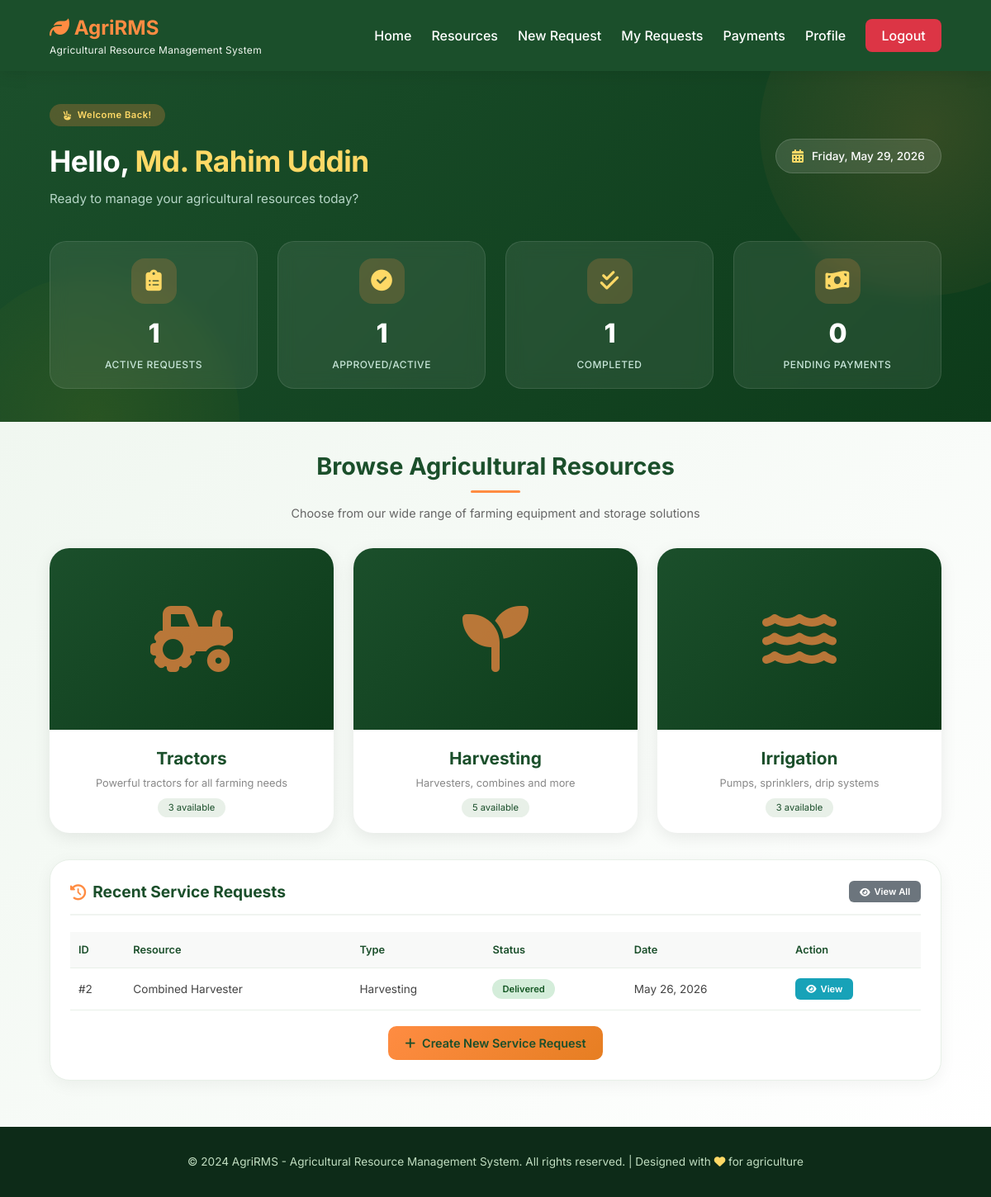
Page /client/dashboard.php (signed in) on the committed database.
### tables this page shows
CREATE TABLE `users` (
  `id` int(11) NOT NULL AUTO_INCREMENT,
  `full_name` varchar(50) NOT NULL,
  `email` varchar(100) NOT NULL,
  `password` varchar(255) NOT NULL,
  `phone` varchar(15) DEFAULT NULL,
  `address` text DEFAULT NULL,
  `role` enum('Admin','Client') DEFAULT 'Client',
  `created_at` timestamp NOT NULL DEFAULT current_timestamp(),
  PRIMARY KEY (`id`),
  UNIQUE KEY `email` (`email`)
);

CREATE TABLE `service_requests` (
  `id` int(11) NOT NULL AUTO_INCREMENT,
  `user_id` int(11) NOT NULL,
  `resource_id` int(11) NOT NULL,
  `delivery_id` int(11) DEFAULT NULL,
  `rental_duration` enum('Daily','Weekly','Monthly') NOT NULL,
  `quantity` int(11) NOT NULL DEFAULT 1,
  `start_date` date NOT NULL,
  `end_date` date NOT NULL,
  `total_rental_cost` decimal(10,2) NOT NULL,
  `delivery_cost` decimal(10,2) DEFAULT 0.00,
  `total_cost` decimal(10,2) NOT NULL,
  `delivery_address` text NOT NULL,
  `delivery_district` varchar(50) NOT NULL,
  `delivery_upazila` varchar(50) DEFAULT NULL,
  `special_instructions` text DEFAULT NULL,
  `request_status` enum('Pending','Approved','Processing','Delivered','Returned','Cancelled') DEFAULT 'Pending',
  `payment_status` enum('Pending','Paid','Partial') DEFAULT 'Pending',
  `payment_id` int(11) DEFAULT NULL,
  `approved_by` int(11) DEFAULT NULL,
  `approved_at` datetime DEFAULT NULL,
  `delivered_at` datetime DEFAULT NULL,
  `returned_at` datetime DEFAULT NULL,
  `created_at` timestamp NOT NULL DEFAULT current_timestamp(),
  `updated_at` timestamp NOT NULL DEFAULT current_timestamp() ON UPDATE current_timestamp(),
  PRIMARY KEY (`id`),
  KEY `user_id` (`user_id`),
  KEY `resource_id` (`resource_id`),
  KEY `delivery_id` (`delivery_id`),
  FOREIGN KEY (`user_id`) REFERENCES `users` (`id`) ON DELETE CASCADE,
  FOREIGN KEY (`resource_id`) REFERENCES `resources` (`id`) ON DELETE CASCADE,
  FOREIGN KEY (`delivery_id`) REFERENCES `delivery` (`id`) ON DELETE SET NULL
);

CREATE TABLE `resources` (
  `id` int(11) NOT NULL AUTO_INCREMENT,
  `name` varchar(100) NOT NULL,
  `model` varchar(100) NOT NULL,
  `type` enum('Tractor','Soil Cultivation','Planting','Irrigation','Harvesting','Hay Making','Loading','Fertilizer Dispenser','Produce Sorter','Post Harvest') NOT NULL,
  `category` varchar(50) NOT NULL,
  `description` text DEFAULT NULL,
  `manufacturer` varchar(100) DEFAULT NULL,
  `manufacturing_year` year DEFAULT NULL,
  `horsepower` int(11) DEFAULT NULL,
  `fuel_type` enum('Diesel','Petrol','Electric','Solar','Manual') DEFAULT 'Diesel',
  `daily_rate` decimal(10,2) NOT NULL,
  `weekly_rate` decimal(10,2) DEFAULT NULL,
  `monthly_rate` decimal(10,2) DEFAULT NULL,
  `security_deposit` decimal(10,2) NOT NULL DEFAULT 5000.00,
  `status` enum('Available','Rented','Under Maintenance','Out of Service') DEFAULT 'Available',
  `quantity` int(11) NOT NULL DEFAULT 1,
  `image_url` varchar(255) DEFAULT NULL,
  `created_at` timestamp NOT NULL DEFAULT current_timestamp(),
  `updated_at` timestamp NOT NULL DEFAULT current_timestamp() ON UPDATE current_timestamp(),
  PRIMARY KEY (`id`)
);

### client/dashboard.php (the view, shortened to what this page needs)
<?php
include '../database.php';
$user_id = $_SESSION['user_id'];
$user_query = "SELECT * FROM users WHERE id = $user_id";
$user_result = mysqli_query($conn, $user_query);
$user_data = mysqli_fetch_assoc($user_result);
$total_requests_query = "SELECT COUNT(*) as count FROM service_requests WHERE user_id = $user_id AND request_status IN ('Approved','Processing','Delivered')";
$total_requests_result = mysqli_query($conn, $total_requests_query);
$total_requests = $total_requests_result ? mysqli_fetch_assoc($total_requests_result)['count'] : 0;
$approved_requests_query = "SELECT COUNT(*) as count FROM service_requests WHERE user_id = $user_id AND request_status IN ('Approved','Processing','Delivered')";
$approved_requests_result = mysqli_query($conn, $approved_requests_query);
$approved_requests = $approved_requests_result ? mysqli_fetch_assoc($approved_requests_result)['count'] : 0;
$completed_requests_query = "SELECT COUNT(*) as count FROM service_requests WHERE user_id = $user_id AND request_status = 'Returned'";
$completed_requests_result = mysqli_query($conn, $completed_requests_query);
$completed_requests = $completed_requests_result ? mysqli_fetch_assoc($completed_requests_result)['count'] : 0;
$pending_payments_query = "SELECT COUNT(*) as count FROM payments WHERE user_id = $user_id AND payment_status = 'Pending'";
$pending_payments_result = mysqli_query($conn, $pending_payments_query);
$pending_payments = $pending_payments_result ? mysqli_fetch_assoc($pending_payments_result)['count'] : 0;
$machinery_count_query = "SELECT COUNT(*) as count FROM resources WHERE type = 'Tractor' AND status = 'Available'";
$machinery_count_result = mysqli_query($conn, $machinery_count_query);
$machinery_count = $machinery_count_result ? mysqli_fetch_assoc($machinery_count_result)['count'] : 0;
$storage_count_query = "SELECT COUNT(*) as count FROM resources WHERE type IN ('Post Harvest', 'Harvesting') AND status = 'Available'";
$storage_count_result = mysqli_query($conn, $storage_count_query);
$storage_count = $storage_count_result ? mysqli_fetch_assoc($storage_count_result)['count'] : 0;
$equipment_count_query = "SELECT COUNT(*) as count FROM resources WHERE type IN ('Fertilizer Dispenser', 'Produce Sorter', 'Irrigation') AND status = 'Available'";
$equipment_count_result = mysqli_query($conn, $equipment_count_query);
$equipment_count = $equipment_count_result ? mysqli_fetch_assoc($equipment_count_result)['count'] : 0;
$recent_requests_query = "SELECT sr.*, r.name as resource_name, r.type as resource_type
                          FROM service_requests sr
                          LEFT JOIN resources r ON sr.resource_id = r.id
                          WHERE sr.user_id = $user_id AND sr.request_status IN ('Approved','Processing','Delivered')
                          ORDER BY sr.created_at DESC
                          LIMIT 5";
$recent_requests = mysqli_query($conn, $recent_requests_query);
?>
<!DOCTYPE html>
<html lang="en">
<head>
    <link rel="stylesheet" href="https://cdnjs.cloudflare.com/ajax/libs/font-awesome/6.4.0/css/all.min.css">
</head>
<body>
    <header class="header">
        <div class="logo">
            <h2><i class="fas fa-leaf"></i> AgriRMS</h2>
            <p>Agricultural Resource Management System</p>
        </div>
        <nav class="nav-links">
            <a href="dashboard.php">Home</a>
            <a href="resources.php">Resources</a>
            <a href="request_service.php">New Request</a>
            <a href="my_requests.php">My Requests</a>
            <a href="payments.php">Payments</a>
            <a href="profile.php">Profile</a>
            <a href="../logout.php" class="btn-logout">Logout</a>
        </nav>
    </header>
    <div class="welcome-hero">
        <div class="welcome-content">
            <div class="welcome-top">
                <div class="welcome-greeting">
                    <div class="greeting-badge">
                        <i class="fas fa-hand-peace"></i> Welcome Back!
                    </div>
                    <h1>Hello, <span><?php echo htmlspecialchars($user_data['full_name'] ?? $_SESSION['full_name'] ?? 'User'); ?></span></h1>
                    <p>Ready to manage your agricultural resources today?</p>
                </div>
                <div class="welcome-date">
                    <i class="fas fa-calendar-alt"></i>
                    <span><?php echo date('l, F j, Y'); ?></span>
                </div>
            </div>
            <div class="welcome-stats">
                <div class="welcome-stat-item">
                    <div class="stat-icon-wrapper">
                        <i class="fas fa-clipboard-list"></i>
                    </div>
                    <div class="stat-number"><?php echo $total_requests; ?></div>
                    <div class="stat-label">Active Requests</div>
                </div>
                <div class="welcome-stat-item">
                    <div class="stat-icon-wrapper">
                        <i class="fas fa-check-circle"></i>
                    </div>
                    <div class="stat-number"><?php echo $approved_requests; ?></div>
                    <div class="stat-label">Approved/Active</div>
                </div>
                <div class="welcome-stat-item">
                    <div class="stat-icon-wrapper">
                        <i class="fas fa-check-double"></i>
                    </div>
                    <div class="stat-number"><?php echo $completed_requests; ?></div>
                    <div class="stat-label">Completed</div>
                </div>
                <div class="welcome-stat-item">
                    <div class="stat-icon-wrapper">
                        <i class="fas fa-money-bill-wave"></i>
                    </div>
                    <div class="stat-number"><?php echo $pending_payments; ?></div>
                    <div class="stat-label">Pending Payments</div>
                </div>
            </div>
        </div>
    </div>
    <div class="main-content">
        <div class="categories-section">
            <div class="section-title">
                <h2>Browse Agricultural Resources</h2>
                <p>Choose from our wide range of farming equipment and storage solutions</p>
            </div>
            <div class="categories-grid">
                <a href="request_service.php?type=Tractor" class="category-card">
                    <div class="category-image">
                    </div>
                    <div class="category-info">
                        <h3>Tractors</h3>
                        <p>Powerful tractors for all farming needs</p>
                        <span class="category-badge"><?php echo $machinery_count; ?> available</span>
                    </div>
                </a>
                <a href="request_service.php?type=Harvesting" class="category-card">
                    <div class="category-image">
                    </div>
                    <div class="category-info">
                        <h3>Harvesting</h3>
                        <p>Harvesters, combines and more</p>
                        <span class="category-badge"><?php echo $storage_count; ?> available</span>
                    </div>
                </a>
                <a href="request_service.php?type=Irrigation" class="category-card">
                    <div class="category-image">
                    </div>
                    <div class="category-info">
                        <h3>Irrigation</h3>
                        <p>Pumps, sprinklers, drip systems</p>
                        <span class="category-badge"><?php echo $equipment_count; ?> available</span>
                    </div>
                </a>
            </div>
        </div>
        <div class="card">
            <div class="card-header">
                <h3>
                    <i class="fas fa-history"></i>
                    Recent Service Requests
                </h3>
                <a href="my_requests.php" class="btn-view" style="background: #6c757d;">
                    <i class="fas fa-eye"></i> View All
                </a>
            </div>
            <div class="table-responsive">
                <?php if($recent_requests && mysqli_num_rows($recent_requests) > 0): ?>
                <table>
                    <thead>
                        <tr>
                            <th>ID</th>
                            <th>Resource</th>
                            <th>Type</th>
                            <th>Status</th>
                            <th>Date</th>
                            <th>Action</th>
                        </tr>
                    </thead>
                    <tbody>
                        <?php while($row = mysqli_fetch_assoc($recent_requests)): ?>
                        <tr>
                            <td>#<?php echo $row['id']; ?></td>
                            <td><?php echo htmlspecialchars($row['resource_name'] ?? 'N/A'); ?></td>
                            <td><?php echo htmlspecialchars($row['resource_type'] ?? 'N/A'); ?></td>
                            <td>
                                <?php
                                $status_class = 'status-pending';
                                switch($row['request_status']) {
                                    case 'Delivered': $status_class = 'status-delivered'; break;
                                }
                                ?>
                                <span class="status <?php echo $status_class; ?>">
                                    <?php echo $row['request_status']; ?>
                                </span>
                            </td>
                            <td><?php echo date('M d, Y', strtotime($row['created_at'])); ?></td>
                            <td>
                                <a href="view_request.php?id=<?php echo $row['id']; ?>" class="btn-view">
                                    <i class="fas fa-eye"></i> View
                                </a>
                            </td>
                        </tr>
                        <?php endwhile; ?>
                    </tbody>
                </table>
                <?php endif; ?>
            </div>
            <div style="margin-top: 1.2rem; text-align: center;">
                <a href="request_service.php" class="btn-primary">
                    <i class="fas fa-plus"></i> Create New Service Request
                </a>
            </div>
        </div>
    </div>
    <footer class="footer">
        <p>&copy; 2024 AgriRMS - Agricultural Resource Management System. All rights reserved. | Designed with <i class="fas fa-heart"></i> for agriculture</p>
    </footer>
</body>
</html>

### rows in the picture
users: full_name "Md. Rahim Uddin"
service_requests: id "2", resource.name "Combined Harvester", resource.type "Harvesting", request_status "Delivered", created_at "May 26, 2026"

### other values in the picture
$total_requests "1"
$approved_requests "1"
$completed_requests "1"
$pending_payments "0"
$machinery_count "3"
$storage_count "5"
$equipment_count "3"
